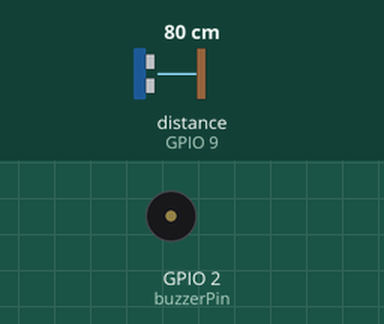
A sketch run on a simulated ESP32-S3. Shown: buzzer (waves = sounding, pin HIGH). Wiring (inferred from the names in the program): ultrasonic range finder: trigger GPIO 8; echo GPIO 9. The inputs (shaded band) are chosen by the test bench; at power-on: distance to the obstacle (sensor on GPIO 9) 80 cm. The echo pulse lasts 58.3 µs per cm; WiFi joins after 1.5 s; servers stay silent unless stated; uploads are accepted with an empty reply; pins used as bus, display or sensor lines are not drawn; what the sketch prints to the serial monitor is not drawn.

Above: at 1.75 s.
At 4.8 s:
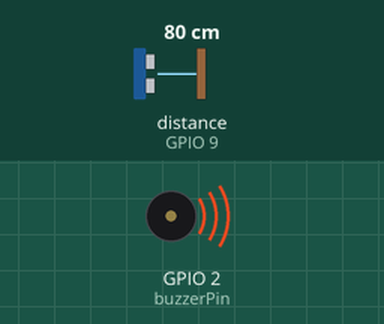
Timing chart, 0 to 7.6 s (numbered marks = the images above):
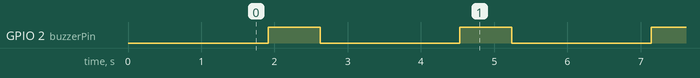

The sketch:

pathhole.ino
```cpp
#include <WiFi.h>
#include <HTTPClient.h>
#include <WiFiClientSecure.h>

WiFiClientSecure secureClient;

const char* ssid = "Motog73";
const char* password = "81225273";

const char* potholeUrl = "https://pathhole.vercel.app/api/pothole";
const char* liveUrl = "https://pathhole.vercel.app/api/live";
const char* deviceId = "ESP32_VEHICLE_1";

const int trigPin = 8;
const int echoPin = 9;
const int buzzerPin = 2;

const float NORMAL_ROAD_DISTANCE_CM = 12.0;
const float POTHOLE_DEPTH_THRESHOLD_CM = 1;
const int REQUIRED_CONSECUTIVE_READINGS = 3;
const unsigned long SENSOR_TIMEOUT = 30000;

int consecutivePotholeReads = 0;
unsigned long lastReadingTime = 0;
unsigned long lastLiveUpdateTime = 0;
const int READ_INTERVAL_MS = 100;
const int LIVE_UPDATE_INTERVAL_MS = 1000;

void setup() {
  Serial.begin(115200);

  pinMode(trigPin, OUTPUT);
  pinMode(echoPin, INPUT);
  pinMode(buzzerPin, OUTPUT);
  digitalWrite(buzzerPin, LOW);

  secureClient.setInsecure();

  connectToWiFi();
}

void loop() {
  if (WiFi.status() != WL_CONNECTED) {
    connectToWiFi();
  }

  if (millis() - lastReadingTime >= READ_INTERVAL_MS) {
    lastReadingTime = millis();

    float distanceCm = readDistance();

    if (distanceCm > 0) {
      Serial.print("Distance: ");
      Serial.print(distanceCm);
      Serial.println(" cm");

      detectPothole(distanceCm);

      if (millis() - lastLiveUpdateTime >= LIVE_UPDATE_INTERVAL_MS) {
        lastLiveUpdateTime = millis();
        sendLiveDistance(distanceCm);
      }
    }
  }
}

float readDistance() {
  digitalWrite(trigPin, LOW);
  delayMicroseconds(2);

  digitalWrite(trigPin, HIGH);
  delayMicroseconds(10);
  digitalWrite(trigPin, LOW);

  long duration = pulseIn(echoPin, HIGH, SENSOR_TIMEOUT);

  if (duration == 0) {
    Serial.println("Sensor timeout!");
    return 0;
  }

  float distance = (duration * 0.0343) / 2.0;

  return distance;
}

void detectPothole(float measuredDistance) {
  if (measuredDistance > (NORMAL_ROAD_DISTANCE_CM + POTHOLE_DEPTH_THRESHOLD_CM)) {
    consecutivePotholeReads++;
    Serial.print("Abnormal depth detected. Count: ");
    Serial.println(consecutivePotholeReads);

    if (consecutivePotholeReads >= REQUIRED_CONSECUTIVE_READINGS) {
      Serial.println(">>> POTHOLE CONFIRMED <<<");

      digitalWrite(buzzerPin, HIGH);

      float depthDifference = measuredDistance - NORMAL_ROAD_DISTANCE_CM;

      sendDetectionData(depthDifference);

      delay(500);
      digitalWrite(buzzerPin, LOW);

      consecutivePotholeReads = 0;

      delay(1500);
    }
  } else {
    consecutivePotholeReads = 0;
  }
}

void sendLiveDistance(float currentDistance) {
  if (WiFi.status() == WL_CONNECTED) {
    HTTPClient http;
    http.begin(secureClient, liveUrl);
    http.addHeader("Content-Type", "application/json");

    String payload = "{\"device_id\":\"" + String(deviceId) + "\", \"distance_cm\":" + String(currentDistance) + "}";

    int httpResponseCode = http.POST(payload);

    if (httpResponseCode > 0) {
      // Uncomment the line below to debug live updates if needed
      // Serial.print("Live Update HTTP Response code: ");
      // Serial.println(httpResponseCode);
    } else {
      Serial.print("Error sending live update: ");
      Serial.println(httpResponseCode);
    }

    http.end();
  }
}

void sendDetectionData(float depthDelta) {
  if (WiFi.status() == WL_CONNECTED) {
    HTTPClient http;

    http.begin(secureClient, potholeUrl);
    http.addHeader("Content-Type", "application/json");

    String payload = "{\"device_id\":\"" + String(deviceId) + "\", \"depth_cm\":" + String(depthDelta) + ", \"status\":\"detected\"}";

    Serial.println("Sending data to server: " + payload);

    int httpResponseCode = http.POST(payload);

    if (httpResponseCode > 0) {
      Serial.print("HTTP Response code: ");
      Serial.println(httpResponseCode);
      String response = http.getString();
      Serial.println(response);
    } else {
      Serial.print("Error sending HTTP request: ");
      Serial.println(httpResponseCode);
    }

    http.end();
  } else {
    Serial.println("WiFi Disconnected. Cannot send data.");
  }
}

void connectToWiFi() {
  Serial.print("Connecting to WiFi network: ");
  Serial.println(ssid);

  WiFi.mode(WIFI_STA);
  WiFi.disconnect();
  delay(100);

  WiFi.begin(ssid, password);

  int attempts = 0;
  while (WiFi.status() != WL_CONNECTED && attempts < 20) {
    delay(500);
    Serial.print(".");
    attempts++;
  }

  if (WiFi.status() == WL_CONNECTED) {
    Serial.println("");
    Serial.println("WiFi connected");
    Serial.print("IP address: ");
    Serial.println(WiFi.localIP());
  } else {
    Serial.println("");
    Serial.println("WiFi connection failed.");
  }
}
```

Measured:
- by itself, GPIO 2 (buzzerPin): alternates HIGH for 0.71 s and LOW for 1.9 s
